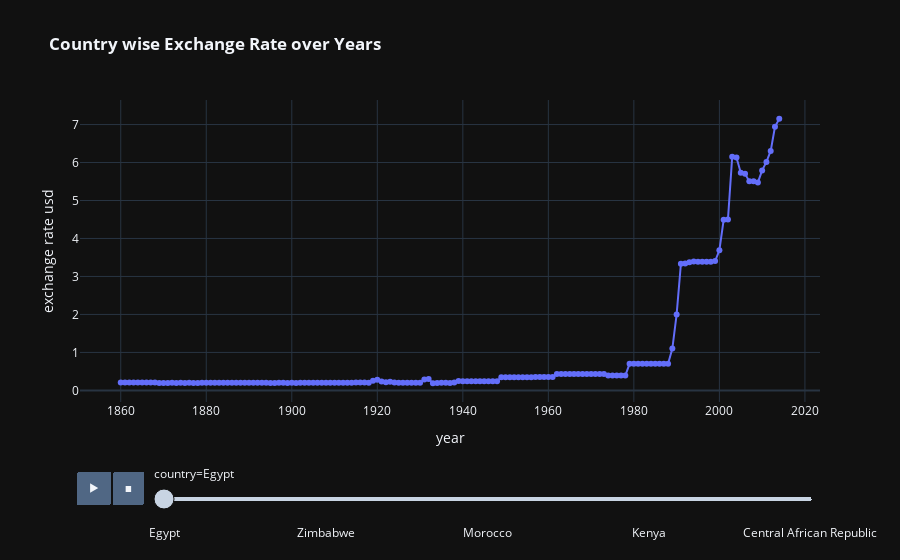

The code cell stored with this chart in its notebook:
### Code cell
fig=px.line(df.sort_values(by='year'),x='year',y='exch_usd',animation_frame='country',labels={'exch_usd':'exchange rate usd'},animation_group='year',color='country',markers=True,template='plotly_dark',title='<b> Country wise Exchange Rate over Years')
fig.update_traces(showlegend=False)

### Figure 1 — Plotly figure (JSON) as saved in the notebook; plotly's stock layout.template omitted (floating-point values rounded to 4 significant figures; data arrays with more than 128 entries replaced by an {"elided": "..."} marker saying what was removed)
{"data": [{"hovertemplate": "country=Egypt<br>year=%{x}<br>exchange rate usd=%{y}<extra></extra>", "ids": {"elided": "155 int values"}, "legendgroup": "Egypt", "line": {"color": "#636efa", "dash": "solid"}, "marker": {"symbol": "circle"}, "mode": "markers+lines", "name": "Egypt", "orientation": "v", "showlegend": false, "type": "scatter", "x": {"elided": "155 int values"}, "xaxis": "x", "y": {"elided": "155 float values"}, "yaxis": "y"}], "layout": {"autosize": true, "legend": {"title": {"text": "country"}, "tracegroupgap": 0}, "sliders": [{"active": 0, "currentvalue": {"prefix": "country="}, "len": 0.9, "pad": {"b": 10, "t": 60}, "steps": [{"args": [["Egypt"], {"frame": {"duration": 0, "redraw": false}, "fromcurrent": true, "mode": "immediate", "transition": {"duration": 0, "easing": "linear"}}], "label": "Egypt", "method": "animate"}, {"args": [["Algeria"], {"frame": {"duration": 0, "redraw": false}, "fromcurrent": true, "mode": "immediate", "transition": {"duration": 0, "easing": "linear"}}], "label": "Algeria", "method": "animate"}, {"args": [["South Africa"], {"frame": {"duration": 0, "redraw": false}, "fromcurrent": true, "mode": "immediate", "transition": {"duration": 0, "easing": "linear"}}], "label": "South Africa", "method": "animate"}, {"args": [["Zimbabwe"], {"frame": {"duration": 0, "redraw": false}, "fromcurrent": true, "mode": "immediate", "transition": {"duration": 0, "easing": "linear"}}], "label": "Zimbabwe", "method": "animate"}, {"args": [["Angola"], {"frame": {"duration": 0, "redraw": false}, "fromcurrent": true, "mode": "immediate", "transition": {"duration": 0, "easing": "linear"}}], "label": "Angola", "method": "animate"}, {"args": [["Tunisia"], {"frame": {"duration": 0, "redraw": false}, "fromcurrent": true, "mode": "immediate", "transition": {"duration": 0, "easing": "linear"}}], "label": "Tunisia", "method": "animate"}, {"args": [["Morocco"], {"frame": {"duration": 0, "redraw": false}, "fromcurrent": true, "mode": "immediate", "transition": {"duration": 0, "easing": "linear"}}], "label": "Morocco", "method": "animate"}, {"args": [["Zambia"], {"frame": {"duration": 0, "redraw": false}, "fromcurrent": true, "mode": "immediate", "transition": {"duration": 0, "easing": "linear"}}], "label": "Zambia", "method": "animate"}, {"args": [["Mauritius"], {"frame": {"duration": 0, "redraw": false}, "fromcurrent": true, "mode": "immediate", "transition": {"duration": 0, "easing": "linear"}}], "label": "Mauritius", "method": "animate"}, {"args": [["Kenya"], {"frame": {"duration": 0, "redraw": false}, "fromcurrent": true, "mode": "immediate", "transition": {"duration": 0, "easing": "linear"}}], "label": "Kenya", "method": "animate"}, {"args": [["Ivory Coast"], {"frame": {"duration": 0, "redraw": false}, "fromcurrent": true, "mode": "immediate", "transition": {"duration": 0, "easing": "linear"}}], "label": "Ivory Coast", "method": "animate"}, {"args": [["Nigeria"], {"frame": {"duration": 0, "redraw": false}, "fromcurrent": true, "mode": "immediate", "transition": {"duration": 0, "easing": "linear"}}], "label": "Nigeria", "method": "animate"}, {"args": [["Central African Republic"], {"frame": {"duration": 0, "redraw": false}, "fromcurrent": true, "mode": "immediate", "transition": {"duration": 0, "easing": "linear"}}], "label": "Central African Republic", "method": "animate"}], "x": 0.1, "xanchor": "left", "y": 0, "yanchor": "top"}], "title": {"text": "<b> Country wise Exchange Rate over Years"}, "updatemenus": [{"buttons": [{"args": [null, {"frame": {"duration": 500, "redraw": false}, "fromcurrent": true, "mode": "immediate", "transition": {"duration": 500, "easing": "linear"}}], "label": "&#9654;", "method": "animate"}, {"args": [[null], {"frame": {"duration": 0, "redraw": false}, "fromcurrent": true, "mode": "immediate", "transition": {"duration": 0, "easing": "linear"}}], "label": "&#9724;", "method": "animate"}], "direction": "left", "pad": {"r": 10, "t": 70}, "showactive": false, "type": "buttons", "x": 0.1, "xanchor": "right", "y": 0, "yanchor": "top"}], "xaxis": {"anchor": "y", "autorange": true, "domain": [0, 1], "range": [1851.0, 2023.0], "title": {"text": "year"}, "type": "linear"}, "yaxis": {"anchor": "x", "autorange": true, "domain": [0, 1], "range": [-0.5259, 7.867], "title": {"text": "exchange rate usd"}, "type": "linear"}}}
